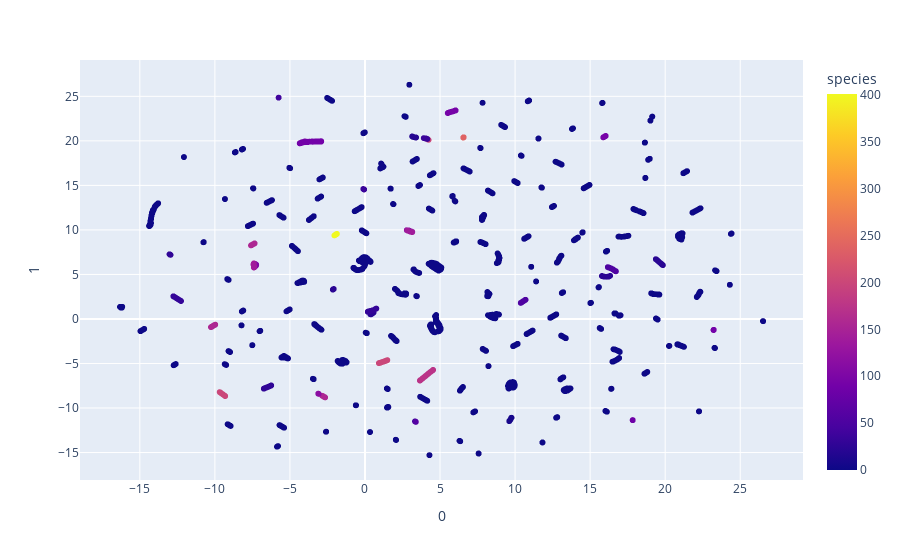

Notebook code cell kept with this figure:
### Code cell
label = newdf['mode_thermal_conductivity_(W/(m_K))_']
fig_2d = px.scatter(proj_2d,x=0,y=1,color=newdf['mode_thermal_conductivity_(W/(m_K))_'],labels={'color':'species'})
fig_2d.show()

### Figure 1 — Plotly figure (JSON) as saved in the notebook; plotly's stock layout.template omitted (floating-point values rounded to 4 significant figures; data arrays with more than 128 entries replaced by an {"elided": "..."} marker saying what was removed)
{"data": [{"hovertemplate": "0=%{x}<br>1=%{y}<br>species=%{marker.color}<extra></extra>", "legendgroup": "", "marker": {"color": {"elided": "4570 float values"}, "coloraxis": "coloraxis", "symbol": "circle"}, "mode": "markers", "name": "", "showlegend": false, "type": "scattergl", "x": {"elided": "4570 float values"}, "xaxis": "x", "y": {"elided": "4570 float values"}, "yaxis": "y"}], "layout": {"coloraxis": {"colorbar": {"title": {"text": "species"}}, "colorscale": [[0, "#0d0887"], [0.1111, "#46039f"], [0.2222, "#7201a8"], [0.3333, "#9c179e"], [0.4444, "#bd3786"], [0.5556, "#d8576b"], [0.6667, "#ed7953"], [0.7778, "#fb9f3a"], [0.8889, "#fdca26"], [1, "#f0f921"]]}, "legend": {"tracegroupgap": 0}, "margin": {"t": 60}, "xaxis": {"anchor": "y", "domain": [0, 1], "title": {"text": "0"}}, "yaxis": {"anchor": "x", "domain": [0, 1], "title": {"text": "1"}}}}
